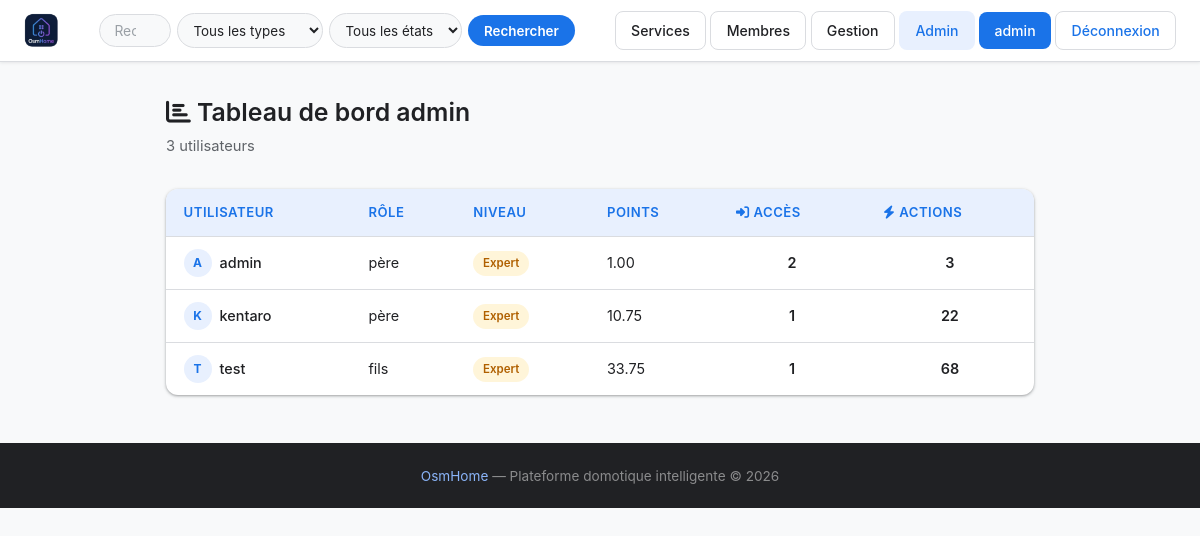
Before: /admin (signed in) with the older database file.
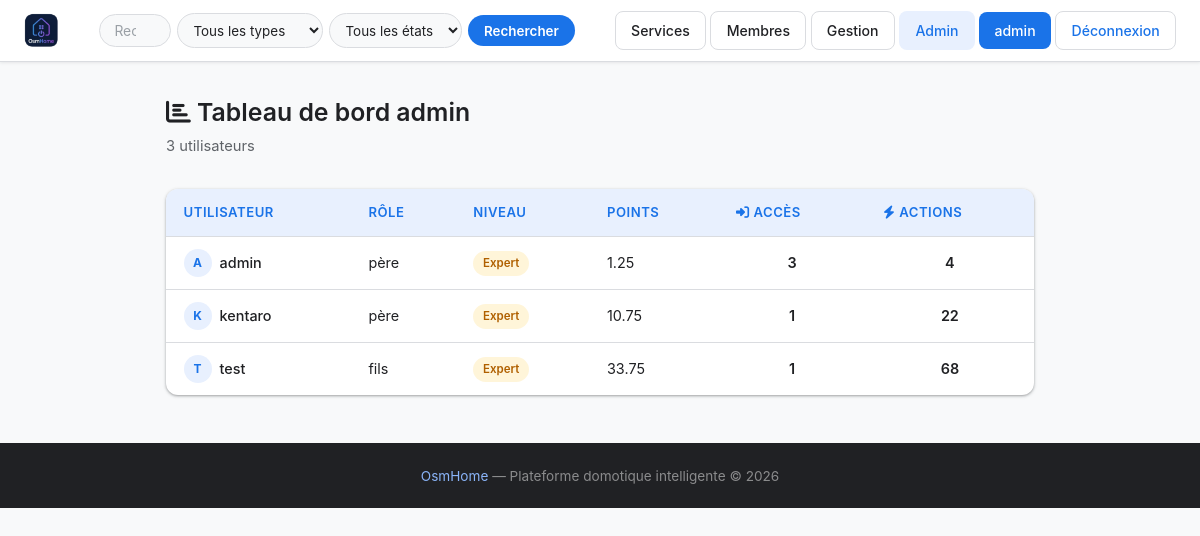
After: the same page with the newer database file.
### tables this page shows
CREATE TABLE users (
            id INTEGER PRIMARY KEY AUTOINCREMENT,
            username TEXT UNIQUE NOT NULL,
            password TEXT NOT NULL,
            lastname TEXT,
            firstname TEXT,
            age INTEGER,
            gender TEXT,
            birthdate TEXT,
            member_type TEXT,
            photo TEXT,
            level TEXT DEFAULT 'debutant',
            points REAL DEFAULT 0,
            email TEXT,
            email_verified INTEGER DEFAULT 0,
            role TEXT DEFAULT 'simple'
        , actions INTEGER DEFAULT 0, verification_token TEXT);

### main.py (the view)
@app.route('/admin')
def admin():
    if 'username' not in flask.session:
        return flask.redirect('/login')
    viewer_data = utils.getUser(flask.session['username'])
    if not viewer_data or viewer_data['role'] != 'admin':
        flask.abort(403)
    stats = utils.getAdminStats()
    return flask.render_template('admin.html', user=flask.session.get('username'), stats=stats)

### main.py (called while the page is built)
@app.context_processor
def inject_types():
    try:
        types = utils.getTypes()
    except Exception:
        types = []
    is_admin = False
    user_level = None
    if flask.session.get('username'):
        u = utils.getUser(flask.session['username'])
        is_admin = bool(u and u['role'] == 'admin')
        user_level = u['level'] if u else None
    return {'types': types, 'is_admin': is_admin, 'user_level': user_level}

### utils.py (called while the page is built)
def openDB() -> sqlite3.Connection:
    if 'db' not in flask.g:
        flask.g.db = sqlite3.connect(BASE)
        flask.g.db.row_factory = sqlite3.Row
    return flask.g.db

def closeDB(_ = None):
    db = flask.g.pop("db", None)
    if db is not None:
        db.close()

def getUser(username: str):
    db = openDB()
    return db.execute(
        'SELECT * FROM users WHERE username = ?',
        (username,)
    ).fetchone()

def getTypes() -> list:
    db = openDB()
    rows = db.execute('SELECT DISTINCT type FROM devices ORDER BY type').fetchall()
    return [row['type'] for row in rows]

def getAdminStats() -> list:
    db = openDB()
    return db.execute('''
        SELECT u.username, u.member_type, u.level, u.points, u.actions,
               COUNT(c.id) AS connection_count
        FROM users u
        LEFT JOIN connection_history c ON c.user_id = u.id
        GROUP BY u.id
        ORDER BY connection_count DESC
    ''').fetchall()

### templates/admin.html (shortened to what this page needs)
{% extends 'base.html' %}
{% block extra_css %}
<link rel="stylesheet" href="{{ url_for('static', filename='css/members.css') }}">
<link rel="stylesheet" href="{{ url_for('static', filename='css/admin.css') }}">
{% endblock %}
{% block content %}
<div class="admin-page">
    <div class="members-header">
        <h2><i class="fa-solid fa-chart-bar"></i> Tableau de bord admin</h2>
        <p>{{ stats | length }} utilisateur{{ 's' if stats | length > 1 }}</p>
    </div>
    <div class="admin-table-wrap">
        <table class="admin-table">
            <thead>
                <tr>
                    <th>Utilisateur</th>
                    <th>Rôle</th>
                    <th>Niveau</th>
                    <th>Points</th>
                    <th><i class="fa-solid fa-right-to-bracket"></i> Accès</th>
                    <th><i class="fa-solid fa-bolt"></i> Actions</th>
                </tr>
            </thead>
            <tbody>
                {% for s in stats %}
                <tr>
                    <td>
                        <a href="/member/{{ s['username'] }}" class="admin-user-link">
                            <span class="member-avatar small">{{ s['username'][0] | upper }}</span>
                            {{ s['username'] }}
                        </a>
                    </td>
                    <td>{{ s['member_type'] or '—' }}</td>
                    <td><span class="level-badge level-{{ s['level'] }}">{{ s['level'] | capitalize }}</span></td>
                    <td>{{ "%.2f"|format(s['points']) }}</td>
                    <td class="stat-num">{{ s['connection_count'] }}</td>
                    <td class="stat-num">{{ s['actions'] or 0 }}</td>
                </tr>
                {% endfor %}
            </tbody>
        </table>
    </div>
</div>
{% endblock %}

### templates/base.html (shortened to what this page needs)
<!DOCTYPE html>
<html lang="en">
<head>
    <link rel="stylesheet" href="{{ url_for('static', filename='css/style.css') }}">
    <link rel="stylesheet" href="https://cdnjs.cloudflare.com/ajax/libs/font-awesome/6.5.2/css/all.min.css">
    {% block extra_css %}{% endblock %}
</head>
<body>
    <header>
        <a href="{{ '/dashboard' if user else '/' }}" class="logo">
            <img src="{{ url_for('static', filename='images/logo.png') }}" alt="OsmHome" class="logo-img">
        </a>
        <form action="/search" method="get" class="search-bar" id="search-form">
            <div class="search-input-wrap">
                <input
                    type="text"
                    name="q"
                    id="search-input"
                    placeholder="Rechercher un objet..."
                    value="{{ request.args.get('q', '') }}"
                />
            </div>
            <select name="type">
                <option value="">Tous les types</option>
            </select>
            <select name="status">
                <option value="">Tous les états</option>
            </select>
            <button type="submit">Rechercher</button>
        </form>
        <nav>
            {% if user %}
                <a href="/services" class="btn-members">Services</a>
                <a href="/members" class="btn-members">Membres</a>
                {% if user_level in ('avance', 'expert') %}<a href="/gestion" class="btn-members">Gestion</a>{% endif %}
                {% if is_admin %}<a href="/admin" class="btn-admin">Admin</a>{% endif %}
                <a href="/profile" class="btn-profile">{{ user }}</a>
                <a href="/logout" class="btn-logout">Déconnexion</a>
            {% else %}
                <a href="/signup" class="btn-signup">Inscription</a>
                <a href="/login" class="btn-login">Connexion</a>
            {% endif %}
        </nav>
    </header>
    {% block content %}{% endblock %}
    <footer>
        <span>OsmHome</span> — Plateforme domotique intelligente &copy; 2026
    </footer>
</body>
</html>

### static/css/style.css (style rules this page uses)
:root { --bg: #f8f9fa; --surface: #ffffff; --dark: #202124; --dark-2: #1c2131; --primary: #1a73e8; --primary-hover: #1558c0; --primary-light: #e8f0fe; --accent-2: #34a853; --muted: #5f6368; --white: #ffffff; --border: #dadce0; --shadow: 0 1px 2px rgba(60,64,67,.30), 0 1px 3px 1px rgba(60,64,67,.15); --shadow-md: 0 4px 8px rgba(60,64,67,.20), 0 2px 4px rgba(60,64,67,.10); --radius: 8px; --radius-sm: 4px; --radius-lg: 12px; --danger: #ea4335; }
* { margin: 0; padding: 0; box-sizing: border-box; }
html, body { min-height: 100%; }
body { font-family: 'Google Sans', 'Inter', system-ui, -apple-system, BlinkMacSystemFont, 'Segoe UI', Roboto, sans-serif; background: var(--bg); color: var(--dark); line-height: 1.5; }
a { color: inherit; text-decoration: none; }
h1, h2, h3, h4, h5 { color: var(--dark); margin-bottom: 0.5rem; font-weight: 600; }
p { color: var(--muted); margin-bottom: 1rem; }
button, .btn { border: none; cursor: pointer; border-radius: var(--radius); padding: 0.6rem 1rem; font-weight: 500; font-size: 0.9rem; font-family: inherit; transition: background 0.2s, box-shadow 0.2s, transform 0.15s; }
form { width: 100%; }
input, select, textarea { width: 100%; padding: 0.75rem 1rem; border: 1px solid var(--border); border-radius: var(--radius); background: var(--surface); color: var(--dark); font-size: 0.95rem; outline: none; transition: 0.2s; font-family: inherit; }
input::placeholder, textarea::placeholder { color: #9aa0a6; }
.level-badge { display: inline-block; padding: 0.22rem 0.6rem; border-radius: 999px; font-size: 0.72rem; font-weight: 600; white-space: nowrap; }
.level-expert { background: rgba(251,188,4,0.15); color: #b06000; }
header { background: var(--surface); padding: 0 1.5rem; height: 62px; display: flex; align-items: center; justify-content: space-between; gap: 1rem; border-bottom: 1px solid var(--border); position: sticky; top: 0; z-index: 100; box-shadow: 0 1px 3px rgba(60,64,67,0.10); }
header nav { background: transparent; padding: 0; }
.logo { font-size: 1.4rem; font-weight: 700; color: var(--primary); display: flex; align-items: center; }
.logo-img { height: 36px; object-fit: contain; }
.btn-signup, .btn-login, .btn-profile, .btn-logout { display: inline-flex; align-items: center; justify-content: center; padding: 0.48rem 0.95rem; border-radius: var(--radius); font-weight: 500; font-size: 0.88rem; transition: background 0.15s, box-shadow 0.15s; white-space: nowrap; }
.btn-signup, .btn-profile { background: var(--primary); color: var(--white); }
.btn-login, .btn-logout { background: transparent; color: var(--primary); border: 1px solid var(--border); }
.btn-members { display: inline-flex; align-items: center; justify-content: center; padding: 0.48rem 0.95rem; border-radius: var(--radius); font-weight: 500; font-size: 0.88rem; transition: background 0.15s; white-space: nowrap; background: transparent; color: var(--dark); border: 1px solid var(--border); }
.btn-admin { display: inline-flex; align-items: center; padding: 0.48rem 0.95rem; border-radius: var(--radius); font-weight: 500; font-size: 0.88rem; background: var(--primary-light); color: var(--primary); border: 1px solid transparent; transition: background 0.15s; white-space: nowrap; }
.search-bar { display: flex; align-items: center; gap: 6px; flex: 1; max-width: 580px; margin: 0 1.5rem; }
.search-input-wrap { position: relative; display: flex; align-items: center; flex: 1; }
.search-input-wrap input { width: 100%; padding: 0.48rem 2.1rem 0.48rem 0.9rem; border-radius: 999px; border: 1px solid var(--border); background: var(--bg); font-size: 0.87rem; transition: 0.2s; }
.search-bar select { padding: 0.48rem 0.72rem; border-radius: 999px; border: 1px solid var(--border); background: var(--bg); font-size: 0.84rem; width: auto; cursor: pointer; transition: 0.2s; }
.search-bar button { padding: 0.48rem 1rem; border-radius: 999px; background: var(--primary); color: var(--white); font-weight: 600; font-size: 0.84rem; width: auto; white-space: nowrap; transition: background 0.2s; }
footer { margin-top: 3rem; background: var(--dark); color: rgba(255,255,255,0.48); text-align: center; padding: 1.4rem; font-size: 0.85rem; }
footer span { color: #8ab4f8; }

Changed rows visible on the page:
changed users "admin": points "1.00" → "1.25"; connection_count "2" → "3"; actions "3" → "4"
